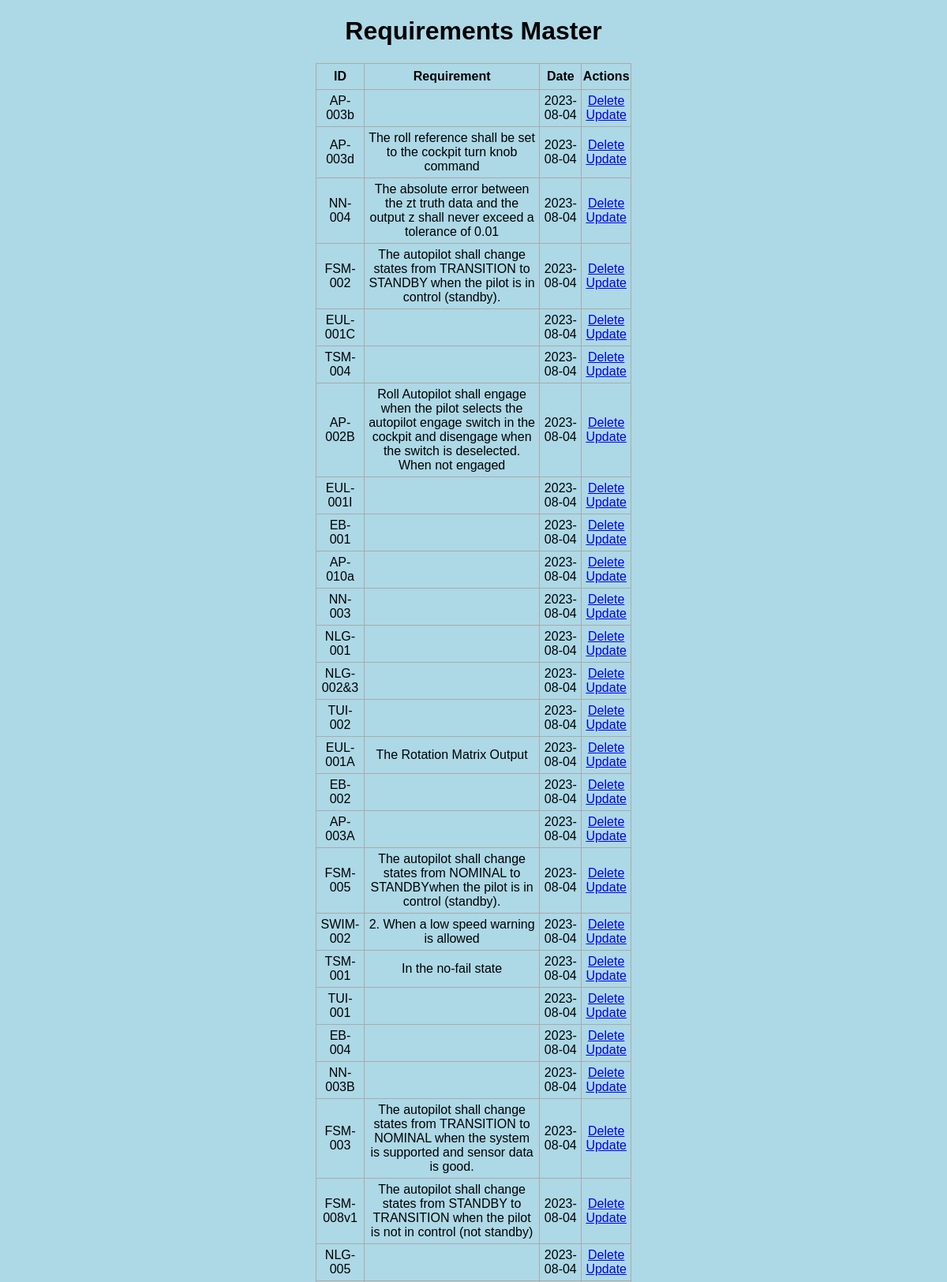
The page / (upper part) on the database its author committed.
### app.py (models this page shows, shortened)
class Todo(db.Model):
    id = db.Column(db.Integer(), primary_key=True)
    content = db.Column(db.String(200), nullable=False)
    date_created = db.Column(db.DateTime, default=datetime.utcnow)

### app.py (the view)
@app.route('/', methods=['POST', 'GET'])
def index():
    if request.method == 'POST':
        task_content = request.form['content']
        new_task = Todo(content=task_content)
        try:
            db.session.add(new_task)
            db.session.commit()
            return redirect('/')
        except:
            return 'There was an issue adding your task'
    else:
        tasks = Todo.query.order_by(Todo.date_created).all()
        form = FileUploadForm()
        return render_template('index.html', tasks=tasks, form=form)

### templates/index.html (shortened to what this page needs)
{% extends 'base.html' %}
{% block body %}
<div class="content">
    <h1 style="text-align: center">Requirements Master</h1>
    {% if tasks|length < 1 %}
    <h4 style="text-align: center">There are no tasks. Create one below!</h4>
    {% else %}
    <table>
        <tr>
            <th>ID</th>
            <th>Requirement</th>
            <th>Date</th>
            <th>Actions</th>
        </tr>
        {% for task in tasks %}
            <tr>
                <td>{{ task.content.split(',')[0] }}</td>
                <td>{{ task.content.split(',')[1] }}</td>
                <td>{{ task.date_created.date() }}</td>
                <td>
                    <a href="/delete/{{task.id}}">Delete</a>
                    <br>
                    <a href="/update/{{task.id}}">Update</a>
                </td>
            </tr>
        {% endfor %}
    </table>
    {% endif %}
</div>
{% endblock %}

### templates/base.html (shortened to what this page needs)
<!DOCTYPE html>
<html lang="en">
<head>
    <link rel="stylesheet" href="{{ url_for('static', filename='css/main.css') }}">
</head>
<body>
    {% block body %}{% endblock %}
</body>
</html>

### static/css/main.css (style rules this page uses)
body, html { margin: 0; font-family: sans-serif; background-color: lightblue; }
.content { margin: 0 auto; width: 400px; }
table, td, th { border: 1px solid #aaa; }
table { border-collapse: collapse; width: 100%; }
th { height: 30px; }
td { text-align: center; padding: 5px; }

### rows shown on the page
Todo: content "AP-003b", date_created "2023-08-04"
Todo: content "AP-003d", content "The roll reference shall be set to the cockpit turn knob command", date_created "2023-08-04"
Todo: content "NN-004", content "The absolute error between the zt truth data and the output z shall never exceed a tolerance of 0.01", date_created "2023-08-04"
Todo: content "FSM-002", content "The autopilot shall change states from TRANSITION to STANDBY when the pilot is in control (standby).", date_created "2023-08-04"
Todo: content "EUL-001C", date_created "2023-08-04"
Todo: content "TSM-004", date_created "2023-08-04"
Todo: content "AP-002B", content "Roll Autopilot shall engage when the pilot selects the autopilot engage switch in the cockpit and disengage when the switch is deselected. When not engaged", date_created "2023-08-04"
Todo: content "EUL-001I", date_created "2023-08-04"
Todo: content "EB-001", date_created "2023-08-04"
Todo: content "AP-010a", date_created "2023-08-04"
Todo: content "NN-003", date_created "2023-08-04"
Todo: content "NLG-001", date_created "2023-08-04"
Todo: content "NLG-002&3", date_created "2023-08-04"
Todo: content "TUI-002", date_created "2023-08-04"
Todo: content "EUL-001A", content "The Rotation Matrix Output", date_created "2023-08-04"
Todo: content "EB-002", date_created "2023-08-04"
Todo: content "AP-003A", date_created "2023-08-04"
Todo: content "FSM-005", content "The autopilot shall change states from NOMINAL to STANDBYwhen the pilot is in control (standby).", date_created "2023-08-04"
Todo: content "SWIM-002", content "2. When a low speed warning is allowed", date_created "2023-08-04"
Todo: content "TSM-001", content "In the no-fail state", date_created "2023-08-04"
Todo: content "TUI-001", date_created "2023-08-04"
Todo: content "EB-004", date_created "2023-08-04"
Todo: content "NN-003B", date_created "2023-08-04"
Todo: content "FSM-003", content "The autopilot shall change states from TRANSITION to NOMINAL when the system is supported and sensor data is good.", date_created "2023-08-04"
Todo: content "FSM-008v1", content "The autopilot shall change states from STANDBY to TRANSITION when the pilot is not in control (not standby)", date_created "2023-08-04"
Todo: content "NLG-005", date_created "2023-08-04"
